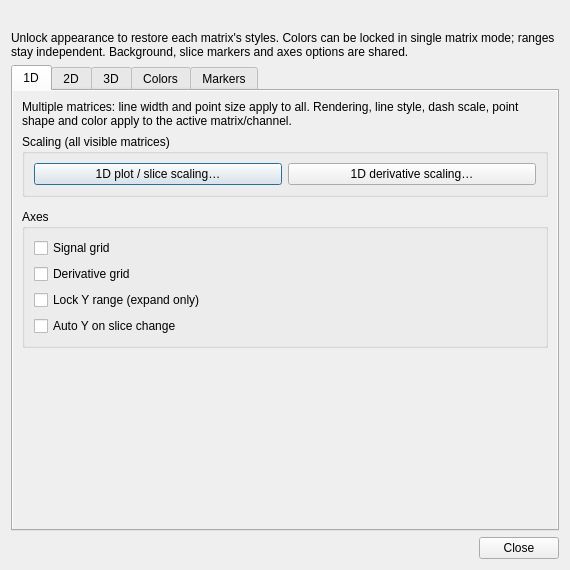
<?xml version="1.0" encoding="UTF-8"?>
<ui version="4.0">
 <class>ViewSettingsDialog</class>
 <widget class="QDialog" name="ViewSettingsDialog">
  <property name="windowTitle">
   <string>View settings</string>
  </property>
  <property name="geometry">
   <rect>
    <x>0</x>
    <y>0</y>
    <width>570</width>
    <height>570</height>
   </rect>
  </property>
  <property name="minimumSize">
   <size>
    <width>460</width>
    <height>420</height>
   </size>
  </property>
  <layout class="QVBoxLayout" name="form_layout" stretch="0,0,1,0,0">
   <item>
    <widget class="QLabel" name="source">
     <property name="wordWrap">
      <bool>true</bool>
     </property>
    </widget>
   </item>
   <item>
    <widget class="QLabel" name="form_note">
     <property name="text">
      <string>Unlock appearance to restore each matrix's styles. Colors can be locked in single matrix mode; ranges stay independent. Background, slice markers and axes options are shared.</string>
     </property>
     <property name="wordWrap">
      <bool>true</bool>
     </property>
    </widget>
   </item>
   <item>
    <widget class="QTabWidget" name="tabs">
     <widget class="QScrollArea" name="signal_page">
      <property name="widgetResizable">
       <bool>true</bool>
      </property>
      <property name="frameShape">
       <enum>QFrame::NoFrame</enum>
      </property>
      <attribute name="title">
       <string>1D</string>
      </attribute>
      <widget class="QWidget" name="signal_content" native="true">
       <layout class="QVBoxLayout" name="signal_layout">
        <item>
         <layout class="QVBoxLayout" name="signal_lock_slot" />
        </item>
        <item>
         <widget class="QLabel" name="profile_scope">
          <property name="text">
           <string>Multiple matrices: line width and point size apply to all. Rendering, line style, dash scale, point shape and color apply to the active matrix/channel.</string>
          </property>
          <property name="wordWrap">
           <bool>true</bool>
          </property>
         </widget>
        </item>
        <item>
         <widget class="QGroupBox" name="signal_scaling">
          <property name="title">
           <string>Scaling (all visible matrices)</string>
          </property>
          <layout class="QHBoxLayout" name="signal_scaling_layout">
           <item>
            <widget class="QPushButton" name="signal_scaling_button">
             <property name="text">
              <string>1D plot / slice scaling…</string>
             </property>
             <property name="toolTip">
              <string>Open the corresponding plot first. Adjust ranges, individual axes or equal-unit presets; data values stay unchanged.</string>
             </property>
            </widget>
           </item>
           <item>
            <widget class="QPushButton" name="derivative_scaling_button">
             <property name="text">
              <string>1D derivative scaling…</string>
             </property>
             <property name="toolTip">
              <string>Open the corresponding plot first. Adjust ranges, individual axes or equal-unit presets; data values stay unchanged.</string>
             </property>
            </widget>
           </item>
          </layout>
         </widget>
        </item>
        <item>
         <widget class="QStackedWidget" name="profile_stack">
          <property name="sizePolicy">
           <sizepolicy hsizetype="Preferred" vsizetype="Maximum">
            <horstretch>0</horstretch>
            <verstretch>0</verstretch>
           </sizepolicy>
          </property>
         </widget>
        </item>
        <item>
         <widget class="QGroupBox" name="axes">
          <property name="title">
           <string>Axes</string>
          </property>
          <layout class="QVBoxLayout" name="axes_layout">
           <item>
            <widget class="QCheckBox" name="signal_grid">
             <property name="text">
              <string>Signal grid</string>
             </property>
            </widget>
           </item>
           <item>
            <widget class="QCheckBox" name="derivative_grid">
             <property name="text">
              <string>Derivative grid</string>
             </property>
            </widget>
           </item>
           <item>
            <widget class="QCheckBox" name="y_lock">
             <property name="text">
              <string>Lock Y range (expand only)</string>
             </property>
             <property name="toolTip">
              <string>Shared across slices and 1D matrices. Signal and derivative have separate histories. Overrides Auto Y until unlocked.</string>
             </property>
            </widget>
           </item>
           <item>
            <widget class="QCheckBox" name="auto_y">
             <property name="text">
              <string>Auto Y on slice change</string>
             </property>
            </widget>
           </item>
          </layout>
         </widget>
        </item>
        <item>
         <spacer name="signal_stretch">
          <property name="orientation">
           <enum>Qt::Vertical</enum>
          </property>
          <property name="sizeHint">
           <size>
            <width>0</width>
            <height>0</height>
           </size>
          </property>
         </spacer>
        </item>
       </layout>
      </widget>
     </widget>
     <widget class="QScrollArea" name="image_page">
      <property name="widgetResizable">
       <bool>true</bool>
      </property>
      <property name="frameShape">
       <enum>QFrame::NoFrame</enum>
      </property>
      <attribute name="title">
       <string>2D</string>
      </attribute>
      <widget class="QWidget" name="image_content" native="true">
       <layout class="QVBoxLayout" name="image_layout">
        <item>
         <layout class="QVBoxLayout" name="image_lock_slot" />
        </item>
        <item>
         <widget class="QGroupBox" name="image_scaling">
          <property name="title">
           <string>Scaling (all visible matrices)</string>
          </property>
          <layout class="QHBoxLayout" name="image_scaling_layout">
           <item>
            <widget class="QPushButton" name="image_scaling_button">
             <property name="text">
              <string>2D image scaling…</string>
             </property>
             <property name="toolTip">
              <string>Open the corresponding plot first. Adjust ranges, individual axes or equal-unit presets; data values stay unchanged.</string>
             </property>
            </widget>
           </item>
          </layout>
         </widget>
        </item>
        <item>
         <layout class="QVBoxLayout" name="image_controls_slot" />
        </item>
        <item>
         <spacer name="image_stretch">
          <property name="orientation">
           <enum>Qt::Vertical</enum>
          </property>
          <property name="sizeHint">
           <size>
            <width>0</width>
            <height>0</height>
           </size>
          </property>
         </spacer>
        </item>
       </layout>
      </widget>
     </widget>
     <widget class="QScrollArea" name="surface_page">
      <property name="widgetResizable">
       <bool>true</bool>
      </property>
      <property name="frameShape">
       <enum>QFrame::NoFrame</enum>
      </property>
      <attribute name="title">
       <string>3D</string>
      </attribute>
      <widget class="QWidget" name="surface_content" native="true">
       <layout class="QVBoxLayout" name="surface_layout">
        <item>
         <layout class="QVBoxLayout" name="surface_lock_slot" />
        </item>
        <item>
         <widget class="QGroupBox" name="surface_scaling">
          <property name="title">
           <string>Scaling (all visible matrices)</string>
          </property>
          <layout class="QHBoxLayout" name="surface_scaling_layout">
           <item>
            <widget class="QPushButton" name="surface_scaling_button">
             <property name="text">
              <string>3D view scaling…</string>
             </property>
             <property name="toolTip">
              <string>Open the corresponding plot first. Adjust ranges, individual axes or equal-unit presets; data values stay unchanged.</string>
             </property>
            </widget>
           </item>
          </layout>
         </widget>
        </item>
        <item>
         <widget class="QCheckBox" name="z_lock">
          <property name="text">
           <string>Lock Z range (expand only)</string>
          </property>
          <property name="toolTip">
           <string>3D geometry only; independent of the shared 2D/3D color range lock.</string>
          </property>
         </widget>
        </item>
        <item>
         <layout class="QVBoxLayout" name="surface_controls_slot" />
        </item>
        <item>
         <layout class="QVBoxLayout" name="slice_appearance_slot" />
        </item>
        <item>
         <spacer name="surface_stretch">
          <property name="orientation">
           <enum>Qt::Vertical</enum>
          </property>
          <property name="sizeHint">
           <size>
            <width>0</width>
            <height>0</height>
           </size>
          </property>
         </spacer>
        </item>
       </layout>
      </widget>
     </widget>
     <widget class="QScrollArea" name="colors_page">
      <property name="widgetResizable">
       <bool>true</bool>
      </property>
      <property name="frameShape">
       <enum>QFrame::NoFrame</enum>
      </property>
      <attribute name="title">
       <string>Colors</string>
      </attribute>
      <widget class="QWidget" name="colors_content" native="true">
       <layout class="QVBoxLayout" name="colors_layout">
        <item>
         <layout class="QVBoxLayout" name="colors_lock_slot" />
        </item>
        <item>
         <layout class="QVBoxLayout" name="display_box_slot" />
        </item>
        <item>
         <layout class="QVBoxLayout" name="overlay_appearance_slot" />
        </item>
        <item>
         <spacer name="colors_stretch">
          <property name="orientation">
           <enum>Qt::Vertical</enum>
          </property>
          <property name="sizeHint">
           <size>
            <width>0</width>
            <height>0</height>
           </size>
          </property>
         </spacer>
        </item>
       </layout>
      </widget>
     </widget>
     <widget class="QScrollArea" name="markers_page">
      <property name="widgetResizable">
       <bool>true</bool>
      </property>
      <property name="frameShape">
       <enum>QFrame::NoFrame</enum>
      </property>
      <attribute name="title">
       <string>Markers</string>
      </attribute>
      <widget class="QWidget" name="markers_content" native="true">
       <layout class="QVBoxLayout" name="markers_layout">
        <item>
         <layout class="QVBoxLayout" name="markers_lock_slot" />
        </item>
        <item>
         <layout class="QVBoxLayout" name="marker_controls_slot" />
        </item>
        <item>
         <spacer name="markers_stretch">
          <property name="orientation">
           <enum>Qt::Vertical</enum>
          </property>
          <property name="sizeHint">
           <size>
            <width>0</width>
            <height>0</height>
           </size>
          </property>
         </spacer>
        </item>
       </layout>
      </widget>
     </widget>
    </widget>
   </item>
   <item>
    <layout class="QHBoxLayout" name="background_slot" />
   </item>
   <item>
    <widget class="QDialogButtonBox" name="form_buttons">
     <property name="standardButtons">
      <set>QDialogButtonBox::Close</set>
     </property>
    </widget>
   </item>
  </layout>
 </widget>
 <resources />
 <connections />
</ui>
